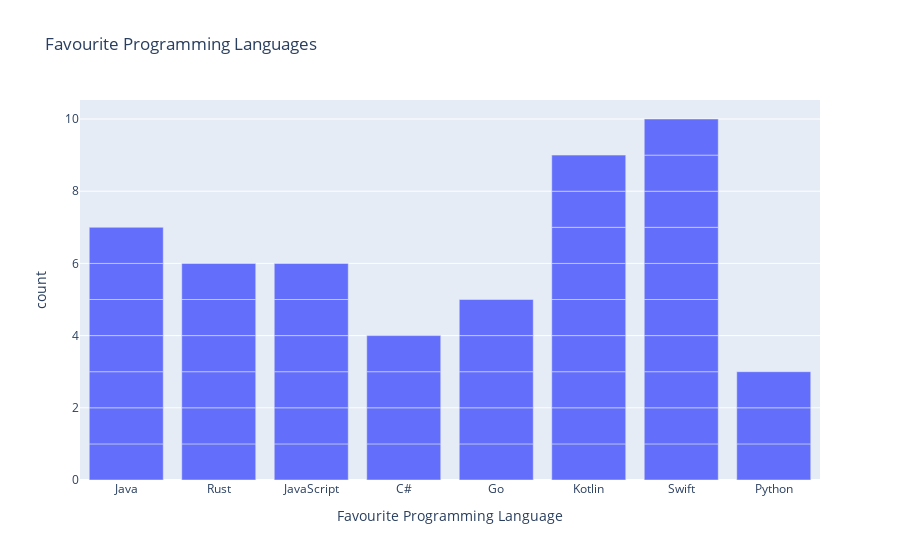

Notebook cell for this chart:
### Markdown cell above
### 20. How do you create an interactive bar chart to show the count of each favourite programming language using Plotly?

### Code cell
fig = px.bar(df, x=FAV_LANG, title='Favourite Programming Languages')
fig.show()

### Figure 1 — Plotly figure (JSON) as saved in the notebook; plotly's stock layout.template omitted (floating-point values rounded to 4 significant figures)
{"data": [{"alignmentgroup": "True", "hovertemplate": "Favourite Programming Language=%{x}<br>count=%{y}<extra></extra>", "legendgroup": "", "marker": {"color": "#636efa", "pattern": {"shape": ""}}, "name": "", "offsetgroup": "", "orientation": "v", "showlegend": false, "textposition": "auto", "type": "bar", "x": ["Java", "Rust", "Rust", "JavaScript", "C#", "JavaScript", "Go", "Kotlin", "Swift", "Rust", "Kotlin", "Kotlin", "JavaScript", "Swift", "Java", "JavaScript", "Rust", "Swift", "C#", "JavaScript", "Java", "Rust", "Swift", "Swift", "Go", "Swift", "Java", "Go", "Kotlin", "Kotlin", "Swift", "Go", "Python", "Java", "Python", "Swift", "C#", "JavaScript", "Go", "Python", "Swift", "Kotlin", "Kotlin", "Kotlin", "Rust", "Java", "Kotlin", "C#", "Swift", "Java"], "xaxis": "x", "y": [1, 1, 1, 1, 1, 1, 1, 1, 1, 1, 1, 1, 1, 1, 1, 1, 1, 1, 1, 1, 1, 1, 1, 1, 1, 1, 1, 1, 1, 1, 1, 1, 1, 1, 1, 1, 1, 1, 1, 1, 1, 1, 1, 1, 1, 1, 1, 1, 1, 1], "yaxis": "y"}], "layout": {"barmode": "relative", "legend": {"tracegroupgap": 0}, "title": {"text": "Favourite Programming Languages"}, "xaxis": {"anchor": "y", "domain": [0, 1], "title": {"text": "Favourite Programming Language"}}, "yaxis": {"anchor": "x", "domain": [0, 1], "title": {"text": "count"}}}}
